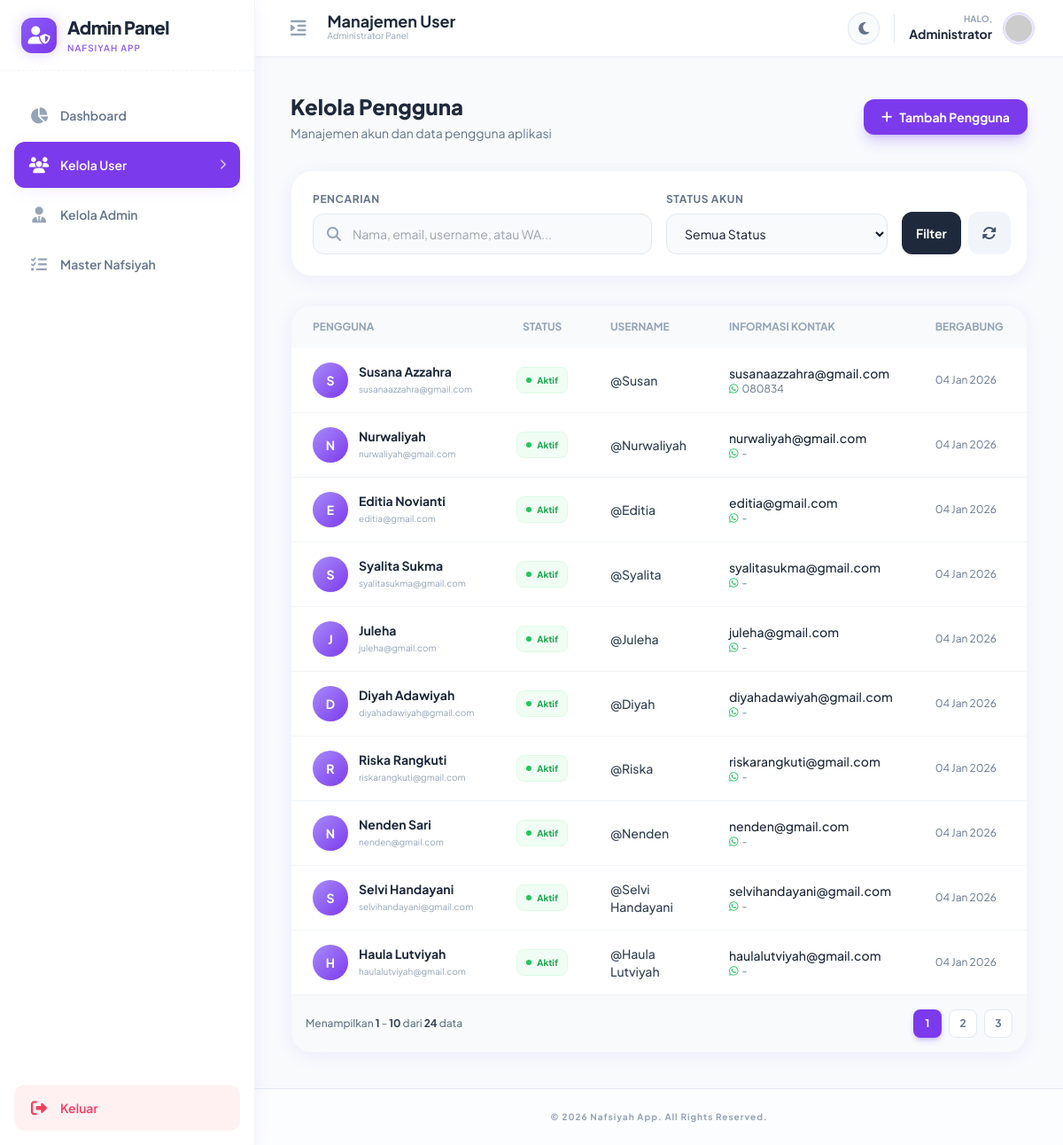
/admin/user.php (signed in), run on the app's committed database.
### tables this page shows
CREATE TABLE `users` (
  `id` int NOT NULL,
  `nama_lengkap` varchar(255) NOT NULL,
  `email` varchar(191) DEFAULT NULL,
  `username` varchar(100) NOT NULL,
  `no_wa` varchar(20) DEFAULT NULL,
  `password` varchar(255) NOT NULL,
  `status` enum('aktif','tidak_aktif') NOT NULL DEFAULT 'aktif',
  `total_poin` int NOT NULL DEFAULT '0',
  `streak_harian` int NOT NULL DEFAULT '0',
  `terakhir_lapor` date DEFAULT NULL,
  `created_at` timestamp NOT NULL DEFAULT CURRENT_TIMESTAMP,
  `streak_count` int DEFAULT '0',
  `profile_pic` varchar(255) DEFAULT NULL
);

### admin/user.php (the view, shortened to what this page needs)
<?php
require_once __DIR__ . '/templates/header.php';
require_once __DIR__ . '/../koneksi.php';
$halaman_aktif = isset($_GET['page']) ? (int) $_GET['page'] : 1;
$limit_per_halaman = 10;
$offset = ($halaman_aktif - 1) * $limit_per_halaman;
$search_query = $_GET['search'] ?? '';
$status_filter = $_GET['status'] ?? '';
$base_sql = "FROM users";
$params = [];
$total_sql = "SELECT COUNT(*) " . $base_sql;
$stmt_total = $pdo->prepare($total_sql);
$stmt_total->execute($params);
$total_data = $stmt_total->fetchColumn();
$total_halaman = ceil($total_data / $limit_per_halaman);
$data_sql = "SELECT id, nama_lengkap, email, no_wa, username, status, created_at " . $base_sql . " ORDER BY created_at DESC LIMIT ? OFFSET ?";
$params[] = $limit_per_halaman;
$params[] = $offset;
$stmt = $pdo->prepare($data_sql);
for ($i = 0; $i < count($params); $i++) {
    $stmt->bindValue($i + 1, $params[$i], is_int($params[$i]) ? PDO::PARAM_INT : PDO::PARAM_STR);
}
$stmt->execute();
$users = $stmt->fetchAll();
$start_number = ($total_data > 0) ? $offset + 1 : 0;
$end_number = min($offset + $limit_per_halaman, $total_data);
?>
<div class="max-w-7xl mx-auto space-y-8 font-sans">
    <div class="flex flex-col sm:flex-row justify-between items-start sm:items-center gap-4">
        <div>
            <h1 class="text-2xl font-black text-slate-800 dark:text-white">Kelola Pengguna</h1>
            <p class="text-sm text-slate-500 dark:text-slate-400 mt-1">Manajemen akun dan data pengguna aplikasi</p>
        </div>
        <button type="button" id="openModalBtn"
            class="inline-flex items-center gap-2 px-5 py-2.5 bg-primary-600 text-white text-sm font-bold rounded-xl hover:bg-primary-700 transition-all shadow-lg shadow-primary-500/30">
            <i class="fas fa-plus"></i> Tambah Pengguna
        </button>
    </div>
    <div
        class="bg-white rounded-3xl p-6 shadow-soft border border-slate-100 dark:bg-dark-surface dark:border-dark-surface2">
        <form action="user.php" method="GET" class="grid grid-cols-1 md:grid-cols-12 gap-4 items-end">
            <div class="md:col-span-6">
                <label
                    class="block text-xs font-bold text-slate-500 uppercase tracking-wider mb-2 dark:text-slate-400">Pencarian</label>
                <div class="relative">
                    <i class="fas fa-search absolute left-4 top-1/2 -translate-y-1/2 text-slate-400"></i>
                    <input type="text" name="search" placeholder="Nama, email, username, atau WA..."
                        value="<?= htmlspecialchars($search_query) ?>"
                        class="w-full pl-11 pr-4 py-3 bg-slate-50 border border-slate-200 rounded-xl text-sm focus:outline-none focus:border-primary-500 focus:ring-2 focus:ring-primary-200 transition-all dark:bg-dark-surface2 dark:border-slate-700 dark:text-white dark:focus:ring-primary-900">
                </div>
            </div>
            <div class="md:col-span-4">
                <label
                    class="block text-xs font-bold text-slate-500 uppercase tracking-wider mb-2 dark:text-slate-400">Status
                    Akun</label>
                <select name="status"
                    class="w-full px-4 py-3 bg-slate-50 border border-slate-200 rounded-xl text-sm focus:outline-none focus:border-primary-500 focus:ring-2 focus:ring-primary-200 transition-all dark:bg-dark-surface2 dark:border-slate-700 dark:text-white dark:focus:ring-primary-900">
                    <option value="">Semua Status</option>
                </select>
            </div>
            <div class="md:col-span-2 flex gap-2">
                <button type="submit"
                    class="flex-1 px-4 py-3 bg-slate-800 text-white text-sm font-bold rounded-xl hover:bg-slate-700 transition-all dark:bg-slate-700 dark:hover:bg-slate-600">
                    Filter
                </button>
                <a href="user.php"
                    class="px-4 py-3 bg-slate-100 text-slate-600 rounded-xl hover:bg-slate-200 transition-all dark:bg-dark-surface2 dark:text-slate-400 dark:hover:bg-slate-700"
                    title="Reset">
                    <i class="fas fa-sync-alt"></i>
                </a>
            </div>
        </form>
    </div>
    <div
        class="bg-white rounded-3xl shadow-soft border border-slate-100 overflow-hidden dark:bg-dark-surface dark:border-dark-surface2">
        <div class="overflow-x-auto">
            <table class="w-full text-left text-sm text-slate-600 dark:text-slate-400">
                <thead
                    class="bg-slate-50 text-xs uppercase font-bold text-slate-400 dark:bg-dark-surface2 dark:text-slate-500">
                    <tr>
                        <th class="px-6 py-4">Pengguna</th>
                        <th class="px-6 py-4 text-center">Status</th>
                        <th class="px-6 py-4">Username</th>
                        <th class="px-6 py-4">Informasi Kontak</th>
                        <th class="px-6 py-4">Bergabung</th>
                        <th class="px-6 py-4 text-right">Aksi</th>
                    </tr>
                </thead>
                <tbody class="divide-y divide-slate-100 dark:divide-slate-700">
                    <?php if (empty($users)): ?>
                        <tr>
                            <td colspan="6" class="px-6 py-12 text-center">
                                <div class="flex flex-col items-center justify-center">
                                    <div
                                        class="w-16 h-16 bg-slate-50 rounded-full flex items-center justify-center text-slate-300 mb-4 dark:bg-dark-surface2 dark:text-slate-600">
                                        <i class="fas fa-users-slash text-2xl"></i>
                                    </div>
                                    <p class="text-slate-500 font-medium dark:text-slate-400">Data pengguna tidak ditemukan
                                    </p>
                                    <p class="text-xs text-slate-400 mt-1 dark:text-slate-500">Coba ubah kata kunci
                                        pencarian atau filter</p>
                                </div>
                            </td>
                        </tr>
                    <?php else: ?>
                        <?php foreach ($users as $user): ?>
                            <tr class="hover:bg-slate-50/50 transition-colors dark:hover:bg-dark-surface2/50 group">
                                <td class="px-6 py-4">
                                    <div class="flex items-center gap-3">
                                        <div
                                            class="w-10 h-10 rounded-full bg-gradient-to-br from-primary-400 to-primary-600 flex items-center justify-center text-white font-bold shadow-sm">
                                            <?= strtoupper(substr($user['nama_lengkap'], 0, 1)) ?>
                                        </div>
                                        <div>
                                            <p
                                                class="font-bold text-slate-800 dark:text-white group-hover:text-primary-600 transition-colors">
                                                <?= htmlspecialchars($user['nama_lengkap']) ?>
                                            </p>
                                            <p class="text-[10px] text-slate-400"><?= htmlspecialchars($user['email']) ?></p>
                                        </div>
                                    </div>
                                </td>
                                <td class="px-6 py-4 text-center">
                                    <?php if ($user['status'] == 'aktif'): ?>
                                        <span
                                            class="inline-flex items-center gap-1.5 px-2.5 py-1 rounded-lg bg-green-50 text-green-600 text-[10px] font-bold border border-green-100 dark:bg-green-900/20 dark:border-green-800">
                                            <span class="w-1.5 h-1.5 rounded-full bg-green-500"></span> Aktif
                                        </span>
                                    <?php endif; ?>
                                </td>
                                <td class="px-6 py-4 font-medium text-slate-700 dark:text-slate-300">
                                    @<?= htmlspecialchars($user['username']) ?>
                                </td>
                                <td class="px-6 py-4">
                                    <div class="text-sm font-medium text-slate-800 dark:text-white">
                                        <?= htmlspecialchars($user['email']) ?>
                                    </div>
                                    <div class="text-xs text-slate-500 flex items-center gap-1">
                                        <i class="fab fa-whatsapp text-green-500"></i>
                                        <?= htmlspecialchars($user['no_wa'] ?: '-') ?>
                                    </div>
                                </td>
                                <td class="px-6 py-4 text-xs text-slate-500 dark:text-slate-400">
                                    <?= date('d M Y', strtotime($user['created_at'])) ?>
                                </td>
                                <td class="px-6 py-4 text-right">
                                </td>
                            </tr>
                        <?php endforeach; ?>
                    <?php endif; ?>
                </tbody>
            </table>
        </div>
        <div
            class="p-4 border-t border-slate-100 bg-slate-50 dark:bg-dark-surface2 dark:border-slate-700 flex flex-col md:flex-row justify-between items-center gap-4">
            <p class="text-xs text-slate-500 font-medium dark:text-slate-400">
                Menampilkan <span class="font-bold text-slate-700 dark:text-white"><?= $start_number ?></span> - <span
                    class="font-bold text-slate-700 dark:text-white"><?= $end_number ?></span> dari <span
                    class="font-bold text-slate-700 dark:text-white"><?= $total_data ?></span> data
            </p>
            <?php if ($total_halaman > 1): ?>
                <div class="flex gap-2">
                    <?php for ($i = 1; $i <= $total_halaman; $i++): ?>
                        <a href="?page=<?= $i ?>&search=<?= urlencode($search_query) ?>&status=<?= $status_filter ?>"
                            class="w-8 h-8 flex items-center justify-center rounded-lg text-xs font-bold transition-all <?= $i == $halaman_aktif ? 'bg-primary-600 text-white shadow-md shadow-primary-500/30' : 'bg-white text-slate-500 border border-slate-200 hover:border-primary-300 hover:text-primary-600 dark:bg-dark-surface dark:border-slate-600 dark:text-slate-400' ?>">
                            <?= $i ?>
                        </a>
                    <?php endfor; ?>
                </div>
            <?php endif; ?>
        </div>
    </div>
</div>
<?php require_once __DIR__ . '/templates/footer.php'; ?>

### admin/templates/header.php (style rules this page uses)
body { font-family: 'Plus Jakarta Sans', sans-serif; transition: background-color 0.3s ease; }

### data on the page
users: nama_lengkap "S", nama_lengkap "Susana Azzahra", email "susanaazzahra@gmail.com", status "aktif" (drawn), username "Susan", no_wa "080834", created_at "04 Jan 2026"
users: nama_lengkap "N", nama_lengkap "Nurwaliyah", email "nurwaliyah@gmail.com", status "aktif" (drawn), username "Nurwaliyah", no_wa "-", created_at "04 Jan 2026"
users: nama_lengkap "E", nama_lengkap "Editia Novianti", email "editia@gmail.com", status "aktif" (drawn), username "Editia", no_wa "-", created_at "04 Jan 2026"
users: nama_lengkap "S", nama_lengkap "Syalita Sukma", email "syalitasukma@gmail.com", status "aktif" (drawn), username "Syalita", no_wa "-", created_at "04 Jan 2026"
users: nama_lengkap "J", nama_lengkap "Juleha", email "juleha@gmail.com", status "aktif" (drawn), username "Juleha", no_wa "-", created_at "04 Jan 2026"
users: nama_lengkap "D", nama_lengkap "Diyah Adawiyah", email "diyahadawiyah@gmail.com", status "aktif" (drawn), username "Diyah", no_wa "-", created_at "04 Jan 2026"
users: nama_lengkap "R", nama_lengkap "Riska Rangkuti", email "riskarangkuti@gmail.com", status "aktif" (drawn), username "Riska", no_wa "-", created_at "04 Jan 2026"
users: nama_lengkap "N", nama_lengkap "Nenden Sari", email "nenden@gmail.com", status "aktif" (drawn), username "Nenden", no_wa "-", created_at "04 Jan 2026"
users: nama_lengkap "S", nama_lengkap "Selvi Handayani", email "selvihandayani@gmail.com", status "aktif" (drawn), username "Selvi Handayani", no_wa "-", created_at "04 Jan 2026"
users: nama_lengkap "H", nama_lengkap "Haula Lutviyah", email "haulalutviyah@gmail.com", status "aktif" (drawn), username "Haula Lutviyah", no_wa "-", created_at "04 Jan 2026"

### other printed values
$m[1] "Dashboard"
$m[1] "Kelola User"
$m[1] "Kelola Admin"
$m[1] "Master Nafsiyah"
$titles[$currentPage] "Manajemen User"
$userName "Administrator"
$start_number "1"
$end_number "10"
$total_data "24"
